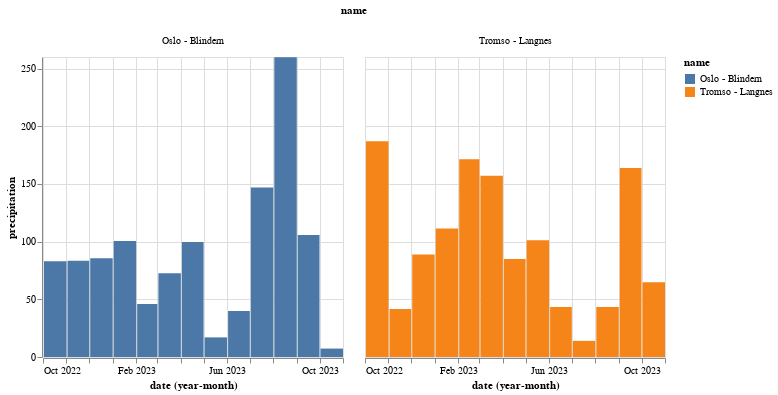

Notebook code cell kept with this figure:
### Code cell
alt.Chart(data_monthly).mark_bar().encode(
    x="yearmonth(date):T",
    y="precipitation",
    color="name",
    column="name",
)

### Figure 1 — Vega-Lite specification as saved in the notebook (floating-point values rounded to 4 significant figures)
{"config": {"view": {"continuousWidth": 300, "continuousHeight": 300}}, "data": {"name": "data-98c7eb0f22197603ed918937c054df81"}, "mark": {"type": "bar"}, "encoding": {"color": {"field": "name", "type": "nominal"}, "column": {"field": "name", "type": "nominal"}, "x": {"field": "date", "timeUnit": "yearmonth", "type": "temporal"}, "y": {"field": "precipitation", "type": "quantitative"}}, "$schema": "https://vega.github.io/schema/vega-lite/v5.8.0.json", "datasets": {"data-98c7eb0f22197603ed918937c054df81": [{"name": "Tromso - Langnes", "station": "SN90490", "date": "2022-10-01T00:00:00", "max temperature": 10.7, "precipitation": 187.0, "min temperature": -4.2}, {"name": "Tromso - Langnes", "station": "SN90490", "date": "2022-11-01T00:00:00", "max temperature": 8.5, "precipitation": 41.5, "min temperature": -7.0}, {"name": "Tromso - Langnes", "station": "SN90490", "date": "2022-12-01T00:00:00", "max temperature": 5.6, "precipitation": 88.8, "min temperature": -11.7}, {"name": "Tromso - Langnes", "station": "SN90490", "date": "2023-01-01T00:00:00", "max temperature": 7.7, "precipitation": 111.4, "min temperature": -13.9}, {"name": "Tromso - Langnes", "station": "SN90490", "date": "2023-02-01T00:00:00", "max temperature": 6.6, "precipitation": 171.3, "min temperature": -10.7}, {"name": "Tromso - Langnes", "station": "SN90490", "date": "2023-03-01T00:00:00", "max temperature": 4.5, "precipitation": 157.0, "min temperature": -15.1}, {"name": "Tromso - Langnes", "station": "SN90490", "date": "2023-04-01T00:00:00", "max temperature": 9.8, "precipitation": 85.0, "min temperature": -7.1}, {"name": "Tromso - Langnes", "station": "SN90490", "date": "2023-05-01T00:00:00", "max temperature": 17.7, "precipitation": 101.2, "min temperature": -4.6}, {"name": "Tromso - Langnes", "station": "SN90490", "date": "2023-06-01T00:00:00", "max temperature": 25.4, "precipitation": 43.4, "min temperature": -0.4}, {"name": "Tromso - Langnes", "station": "SN90490", "date": "2023-07-01T00:00:00", "max temperature": 26.7, "precipitation": 14.0, "min temperature": 6.0}, {"name": "Tromso - Langnes", "station": "SN90490", "date": "2023-08-01T00:00:00", "max temperature": 25.1, "precipitation": 43.4, "min temperature": 5.4}, {"name": "Tromso - Langnes", "station": "SN90490", "date": "2023-09-01T00:00:00", "max temperature": 19.3, "precipitation": 163.7, "min temperature": 0.3}, {"name": "Tromso - Langnes", "station": "SN90490", "date": "2023-10-01T00:00:00", "max temperature": 9.8, "precipitation": 64.8, "min temperature": -0.6}, {"name": "Oslo - Blindern", "station": "SN18700", "date": "2022-10-01T00:00:00", "max temperature": 17.1, "precipitation": 82.9, "min temperature": -0.4}, {"name": "Oslo - Blindern", "station": "SN18700", "date": "2022-11-01T00:00:00", "max temperature": 15.1, "precipitation": 83.4, "min temperature": -2.1}, {"name": "Oslo - Blindern", "station": "SN18700", "date": "2022-12-01T00:00:00", "max temperature": 6.5, "precipitation": 85.5, "min temperature": -14.6}, {"name": "Oslo - Blindern", "station": "SN18700", "date": "2023-01-01T00:00:00", "max temperature": 7.2, "precipitation": 100.5, "min temperature": -13.4}, {"name": "Oslo - Blindern", "station": "SN18700", "date": "2023-02-01T00:00:00", "max temperature": 10.2, "precipitation": 46.0, "min temperature": -9.4}, {"name": "Oslo - Blindern", "station": "SN18700", "date": "2023-03-01T00:00:00", "max temperature": 9.8, "precipitation": 72.6, "min temperature": -12.6}, {"name": "Oslo - Blindern", "station": "SN18700", "date": "2023-04-01T00:00:00", "max temperature": 19.8, "precipitation": 99.7, "min temperature": -4.7}, {"name": "Oslo - Blindern", "station": "SN18700", "date": "2023-05-01T00:00:00", "max temperature": 24.2, "precipitation": 17.0, "min temperature": -0.8}, {"name": "Oslo - Blindern", "station": "SN18700", "date": "2023-06-01T00:00:00", "max temperature": 31.8, "precipitation": 39.9, "min temperature": 4.6}, {"name": "Oslo - Blindern", "station": "SN18700", "date": "2023-07-01T00:00:00", "max temperature": 28.4, "precipitation": 146.9, "min temperature": 8.6}, {"name": "Oslo - Blindern", "station": "SN18700", "date": "2023-08-01T00:00:00", "max temperature": 24.5, "precipitation": 259.8, "min temperature": 9.8}, {"name": "Oslo - Blindern", "station": "SN18700", "date": "2023-09-01T00:00:00", "max temperature": 25.1, "precipitation": 105.8, "min temperature": 5.3}, {"name": "Oslo - Blindern", "station": "SN18700", "date": "2023-10-01T00:00:00", "max temperature": 17.1, "precipitation": 7.3, "min temperature": -0.7}]}}
